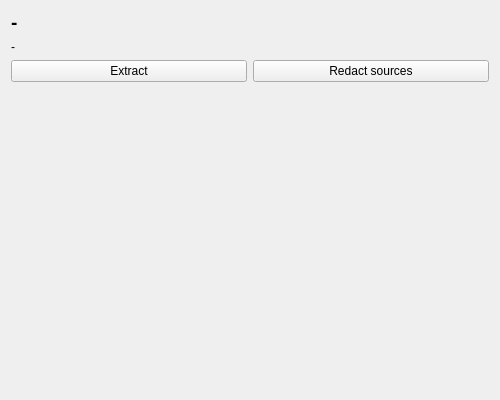
<?xml version="1.0" encoding="UTF-8"?>
<ui version="4.0">
 <class>ProjectEntry_Manage</class>
 <widget class="QWidget" name="ProjectEntry_Manage">
  <property name="geometry">
   <rect>
    <x>0</x>
    <y>0</y>
    <width>500</width>
    <height>400</height>
   </rect>
  </property>
  <property name="windowTitle">
   <string notr="true">ProjectEntry_Manage</string>
  </property>
  <layout class="QGridLayout" name="gridLayout">
   <item row="2" column="1">
    <widget class="QPushButton" name="redactSourcesButton">
     <property name="text">
      <string>Redact sources</string>
     </property>
    </widget>
   </item>
   <item row="1" column="0" colspan="2">
    <widget class="QLabel" name="projectDescriptionLabel">
     <property name="text">
      <string>-</string>
     </property>
    </widget>
   </item>
   <item row="0" column="0" colspan="2">
    <widget class="QLabel" name="projectNameLabel">
     <property name="font">
      <font>
       <pointsize>14</pointsize>
       <bold>true</bold>
      </font>
     </property>
     <property name="text">
      <string>-</string>
     </property>
    </widget>
   </item>
   <item row="2" column="0">
    <widget class="QPushButton" name="extractButton">
     <property name="text">
      <string>Extract</string>
     </property>
    </widget>
   </item>
   <item row="3" column="0" colspan="2">
    <spacer name="verticalSpacer">
     <property name="orientation">
      <enum>Qt::Vertical</enum>
     </property>
     <property name="sizeHint" stdset="0">
      <size>
       <width>20</width>
       <height>40</height>
      </size>
     </property>
    </spacer>
   </item>
  </layout>
 </widget>
 <resources/>
 <connections/>
</ui>
